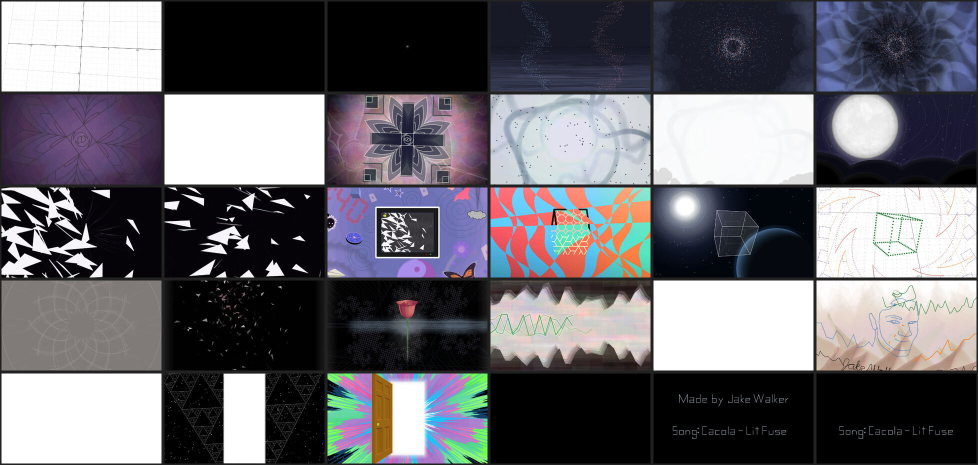
#> input picture research/img/apotheosis.jpg, 1956 x 930 px (shown at 1/2 size)
$ python img2desmos.py ../research/img/apotheosis.jpg out.png
#> lines starting #> are read from the running program, lines starting #| are printed output that depends on the picture; after the words box and inside, x2 and y2 are one past the last pixel; in counts of white or black regions, pixels touching at a corner belong together
#!/usr/bin/env python3
"""Convert an image into filled Desmos polygons, one expression per colour.

    python3 scripts/img2desmos.py in.png out.json [--colors 8] [--width 32] [--detail 2]

Approach (from the dissections): quantize to K flat colours, trace each colour
mask with potrace, sample the Bezier paths into points, and join every blob of
a colour into ONE polygon() with (0/0,0/0) breaks. Layers are emitted largest
first so small details land on top. Output is a render.js scene file.

Needs: pip install potracer opencv-python-headless pillow numpy
"""
import json, sys, argparse
import numpy as np
from PIL import Image
import potrace

def sample(curve, step):
    """Turn a potrace curve into a flat list of (x, y) points."""
    pts = []; start = curve.start_point
    for seg in curve.segments:
        x0, y0 = start.x, start.y
        if seg.is_corner:
            pts += [(seg.c.x, seg.c.y), (seg.end_point.x, seg.end_point.y)]
        else:
            c1, c2, e = seg.c1, seg.c2, seg.end_point
            n = max(2, int(np.hypot(e.x - x0, e.y - y0) / step))
            for i in range(1, n + 1):
                t = i / n; u = 1 - t
                pts.append((u**3*x0 + 3*u*u*t*c1.x + 3*u*t*t*c2.x + t**3*e.x,
                            u**3*y0 + 3*u*u*t*c1.y + 3*u*t*t*c2.y + t**3*e.y))
        start = seg.end_point
    return pts

def convert(path, k=8, width=32.0, detail=2.0, turdsize=8):
#> called with path = '../research/img/apotheosis.jpg', k = 8, width = 32, detail = 2, turdsize = 8
    img = Image.open(path).convert('RGB')
#> img is the input picture: PIL image 1956x930 RGB; mean R, G, B 105.9, 104.3, 110.2
    q = img.quantize(colors=k, method=Image.Quantize.MEDIANCUT, dither=Image.Dither.NONE)
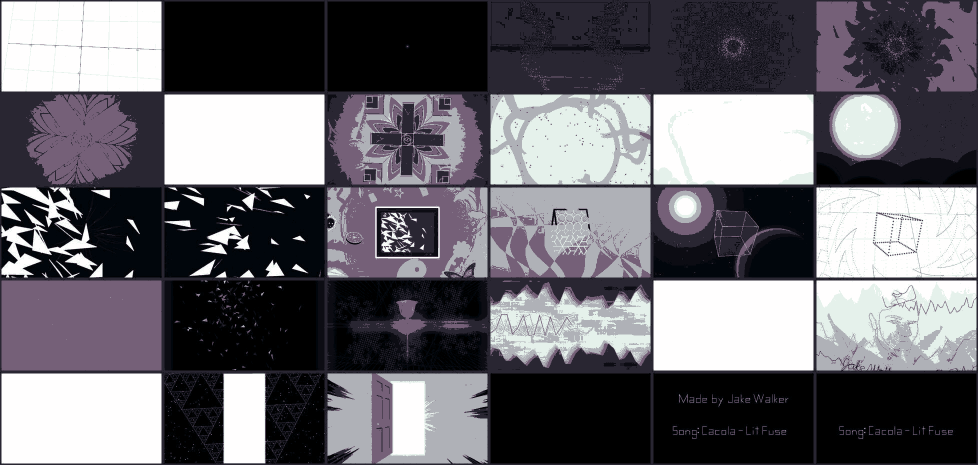
#> q: PIL image 1956x930 P (shown at 1/2 size); mean R, G, B 106.6, 104.6, 110.6
    pal = np.array(q.getpalette()[:3 * k]).reshape(-1, 3)
#> pal = [[255, 254, 254], [229, 241, 235], [175, 177, 183], [117, 96, 120], [41, 38, 50], [12, 12, 19], [1, 6, 12], [0, 0, 0]]
    idx = np.array(q)
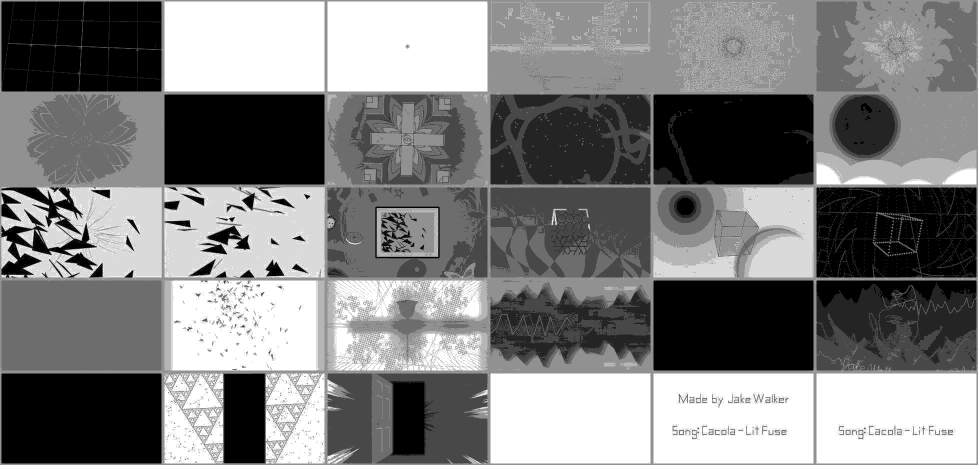
#> idx: shape (930, 1956) (shown at 1/2 size); min 0, max 7, mean 3.49; drawn with min black and max white
    h, w = idx.shape; s = width / w
#> after `h, w = idx.shape`: h = 930; w = 1956
#> after `s = width / w`: s = 0.0164
    layers = []
    for c in range(k):
        mask = idx == c
        if mask.sum() < turdsize: continue
        # potracer traces the False pixels, so pass the inverted mask; flip y so the
        # image is upright in Desmos (y grows upward)
        plist = potrace.Bitmap(~mask[::-1]).trace(turdsize=turdsize, alphamax=1.0, opticurve=True, opttolerance=0.4)
        blobs = [sample(cv, detail) for cv in plist]
        blobs = [b + b[:1] for b in blobs if len(b) >= 3]   # close every ring explicitly
        if not blobs: continue
        # Desmos fills one polygon() with the nonzero rule: a ring wound the other way is
        # a hole (potrace already winds holes oppositely) but only if each ring is closed.
        # Lists cap at 10,000 elements, so split into chunks, keeping rings whole.
        chunks, xs, ys = [], [], []
        for b in blobs:
            if xs and len(xs) + len(b) + 1 > 9990:
                chunks.append((xs, ys)); xs, ys = [], []
            xs += [f"{(x - w/2)*s:.2f}" for x, _ in b[:9989]] + ["0/0"]
            ys += [f"{(y - h/2)*s:.2f}" for _, y in b[:9989]] + ["0/0"]
        chunks.append((xs, ys))
        for xs, ys in chunks:
            layers.append((int(mask.sum()), '#%02x%02x%02x' % tuple(pal[c]), xs, ys))
#> this loop made 1 pass
#> pass 1, in convert, `mask = idx == c`:
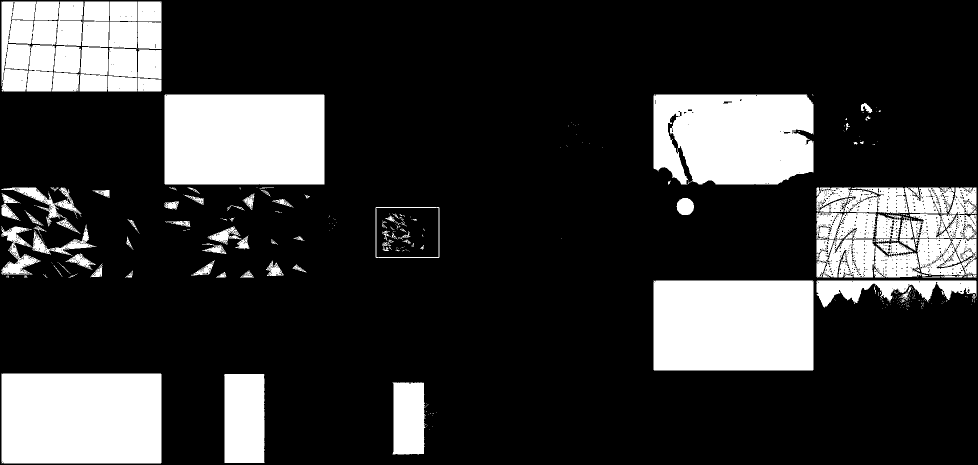
#> mask: shape (930, 1956) bool (shown at 1/2 size); 20.8% white; 355 white regions (263 under 20 px), largest, box (x1, y1, x2, y2) and area: (329, 189, 649, 369) 57594, (3, 747, 323, 927) 57592, (1307, 561, 1627, 741) 57591
#> after the loop, layers = []
    layers.sort(key=lambda L: -L[0])  # stable: chunks of one colour stay together
    # Full-screen fill in the dominant colour hides hairline seams between layers.
    exprs, npts = [{"latex": r"\left|x\right|>0", "color": layers[0][1], "fillOpacity": "1", "lines": False}], 0
    for area, col, xs, ys in layers:
        npts += len(xs)
        exprs.append({"latex": r"\operatorname{polygon}\left(\left[" + ",".join(xs) + r"\right],\left[" + ",".join(ys) + r"\right]\right)",
                      "color": col, "fillOpacity": "1", "lines": False})
    H = width * h / w
    return {"size": [960, int(960 * h / w) // 2 * 2], "bounds": {"left": -width/2, "right": width/2, "bottom": -H/2, "top": H/2},
            "expressions": exprs, "stats": {"layers": len(exprs), "points": npts}}

if __name__ == '__main__':
    ap = argparse.ArgumentParser(); ap.add_argument('inp'); ap.add_argument('out')
    ap.add_argument('--colors', type=int, default=8); ap.add_argument('--width', type=float, default=32)
    ap.add_argument('--detail', type=float, default=2.0, help='pixels per sampled point on curves (bigger = fewer points)')
    a = ap.parse_args()
#> (the run stopped early here; a loop or call above may not have finished)

$ run again, on research/img/tests-effects.jpg
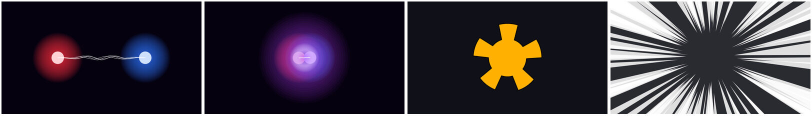
#> input picture research/img/tests-effects.jpg, 1624 x 231 px (shown at 1/2 size)
#> in convert, img is the input picture: PIL image 1624x231 RGB; mean R, G, B 59.8, 52.9, 62.2
#> in convert, `q = img.quantize(colors=k, method=Image.Quantize.MEDIANCUT, dither=Ima..`:
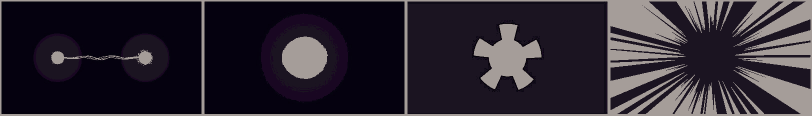
#> q: PIL image 1624x231 P (shown at 1/2 size); mean R, G, B 45.7, 39.3, 49.7
#> pal = [[165, 157, 153], [27, 20, 33], [25, 7, 34], [5, 4, 15], [5, 1, 15], [5, 1, 1], [5, 0, 13], [3, 1, 12]]
#> the loop in convert, `for c in range(k):` made 1 pass
#> pass 1, in convert, `mask = idx == c`:
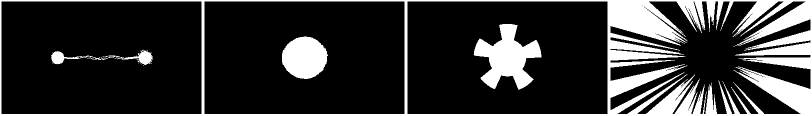
#> mask: shape (231, 1624) bool (shown at 1/2 size); 19.7% white; 20 white regions (16 under 20 px), largest, box (x1, y1, x2, y2) and area: (0, 0, 1624, 231) 57446, (947, 48, 1083, 179) 9009, (564, 73, 656, 158) 5931, (102, 100, 305, 130) 1610
#> after the loop in convert, `for c in range(k):`: layers = []

$ run again, on research/img/unveil-animated.jpg
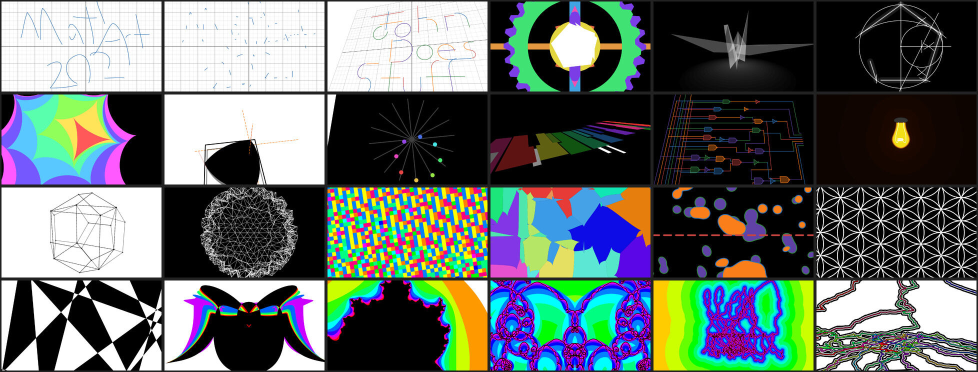
#> input picture research/img/unveil-animated.jpg, 1956 x 744 px (shown at 1/2 size)
#> in convert, img is the input picture: PIL image 1956x744 RGB; mean R, G, B 100.5, 108.8, 106.3
#> in convert, `q = img.quantize(colors=k, method=Image.Quantize.MEDIANCUT, dither=Ima..`:
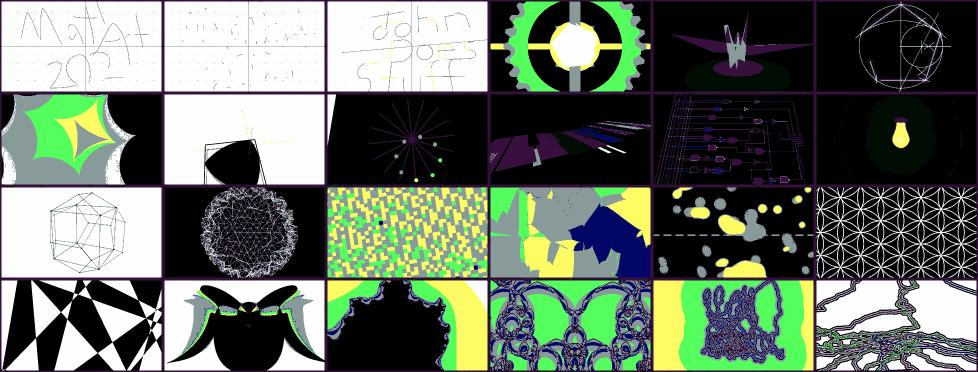
#> q: PIL image 1956x744 P (shown at 1/2 size); mean R, G, B 104.8, 115.3, 102.5
#> pal = [[254, 254, 254], [253, 252, 101], [83, 254, 93], [136, 154, 154], [55, 16, 61], [2, 7, 101], [1, 13, 2], [0, 0, 0]]
#> the loop in convert, `for c in range(k):` made 1 pass
#> pass 1, in convert, `mask = idx == c`:
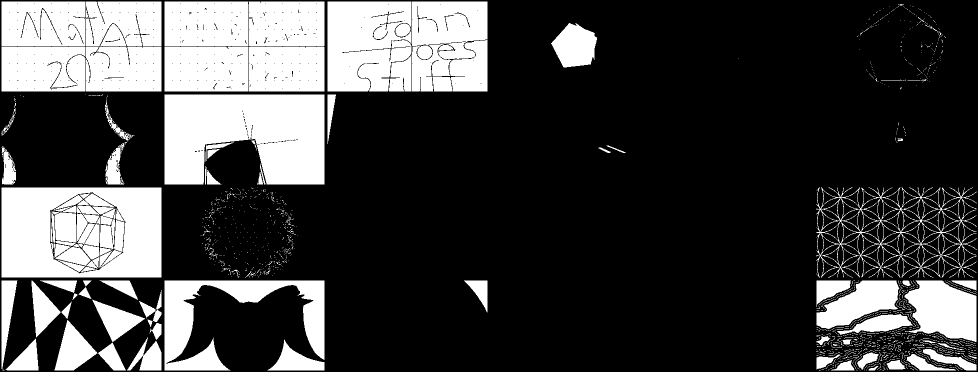
#> mask: shape (744, 1956) bool (shown at 1/2 size); 26.2% white; 1442 white regions (1348 under 20 px), largest, box (x1, y1, x2, y2) and area: (329, 189, 649, 369) 47669, (3, 375, 323, 555) 42892, (655, 3, 823, 183) 29190
#> after the loop in convert, `for c in range(k):`: layers = []
